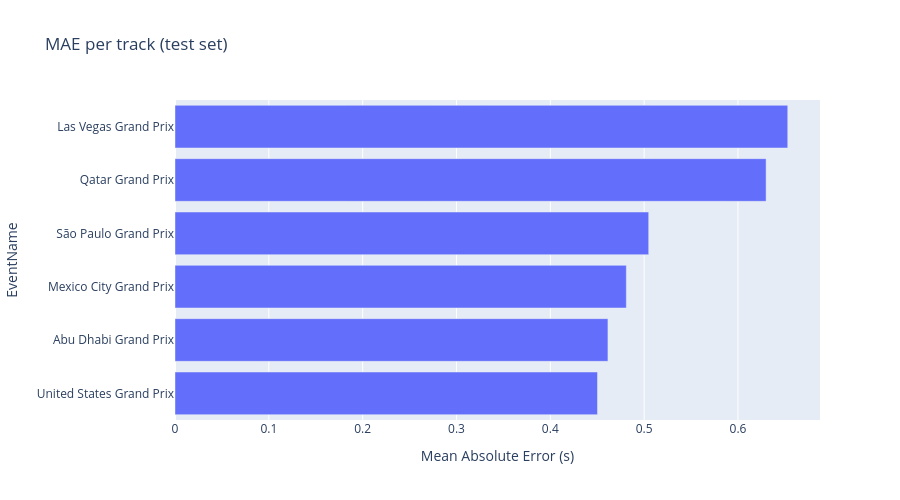

Write notebook code for a chart like this one.
### Markdown cell above
## 6. Per-track error

### Code cell
track_err = (
    test_df.groupby("EventName")["Error"]
    .agg(MAE=lambda x: x.abs().mean(), RMSE=lambda x: np.sqrt((x**2).mean()), Count="count")
    .reset_index()
    .sort_values("MAE")
)

fig = px.bar(
    track_err,
    x="MAE",
    y="EventName",
    orientation="h",
    title="MAE per track (test set)",
    labels={"MAE": "Mean Absolute Error (s)"},
    height=500,
)
fig.update_layout(yaxis={"categoryorder": "total ascending"})
fig.show()

### Figure 1 — Plotly figure (JSON) as saved in the notebook; plotly's stock layout.template omitted (floating-point values rounded to 4 significant figures)
{"data": [{"hovertemplate": "Mean Absolute Error (s)=%{x}<br>EventName=%{y}<extra></extra>", "legendgroup": "", "marker": {"color": "#636efa", "pattern": {"shape": ""}}, "name": "", "orientation": "h", "showlegend": false, "textposition": "auto", "type": "bar", "x": [0.4503, 0.4614, 0.481, 0.5048, 0.63, 0.653], "xaxis": "x", "y": ["United States Grand Prix", "Abu Dhabi Grand Prix", "Mexico City Grand Prix", "São Paulo Grand Prix", "Qatar Grand Prix", "Las Vegas Grand Prix"], "yaxis": "y"}], "layout": {"barmode": "relative", "height": 500, "legend": {"tracegroupgap": 0}, "title": {"text": "MAE per track (test set)"}, "xaxis": {"anchor": "y", "domain": [0, 1], "title": {"text": "Mean Absolute Error (s)"}}, "yaxis": {"anchor": "x", "categoryorder": "total ascending", "domain": [0, 1], "title": {"text": "EventName"}}}}
